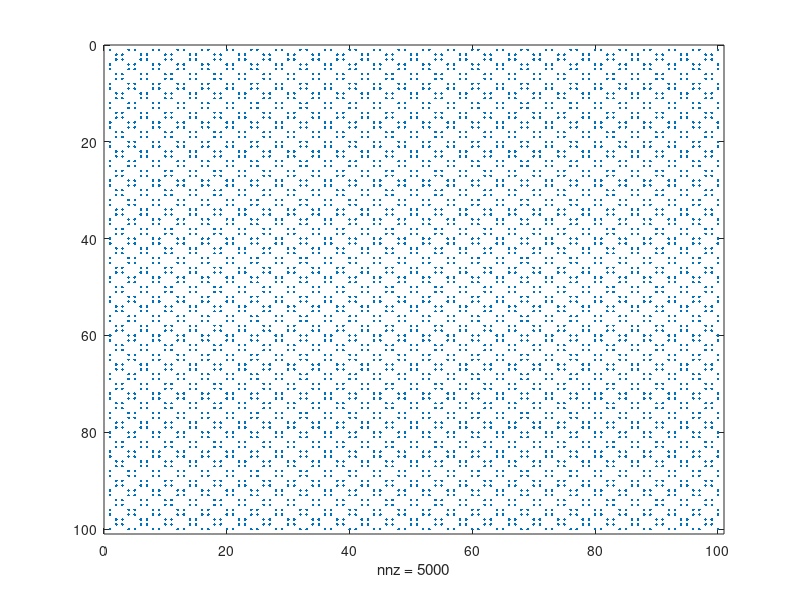

Source code (MATLAB):
%% Logical Indexing 
% Copyright 2009 The MathWorks, Inc.
%
% This is an example of how to do some logical indexing -- 
% how you can vectorize code that might use an nested for loop
% and an if statement. 

%%  Finding elements using logical matrices
% " While most indices are numeric, indicating a certain row or column
% number, logical indices are positional. That is, it is the position of 
% each 1 in the logical matrix that determines which array element is 
% being referred to " 

N = 2000;

A = magic(N);  
A2 = magic(N);
A3 = magic(N);

myRef = 1e6; 

%%  Using an if and a nested for loop 
%  In this example we want to find all values that are over myRef.
%  This is how we do that in a nested for loop with an if-statement:

tic

ix = 1;

vals = zeros(size(A(:)));

for jj = 1:N
    for ii = 1:N
        if A(ii,jj) > myRef
            vals(ix) = A(ii,jj);
            ix = ix + 1;
        end
    end
end

vals(ix:end) = []; %#ok<*NASGU>

toc

%% Defining and Using Logical Matrices

B = A2 > myRef;

spy(B(1:100,1:100))

%%
tic

vals = A2(A2 > myRef);
  
toc

%%  Using the find Function

% "The find function determines the indices of array elements that meet 
% a given logical condition. It returns the indices in the form of linear
% indexing " 

myIndex = find(A3 > myRef);
display(myIndex(1:3))

%%
tic
vals = A3(find(A3 > myRef));
toc



